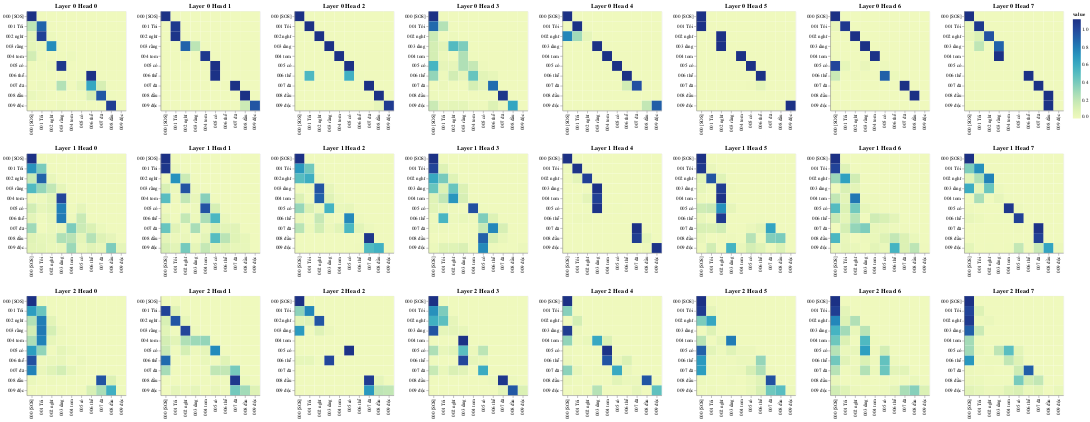

The notebook cell saved with this chart:
### Code cell
# De                                     zcoder Self-Attention
get_all_attention_maps("decoder", layers, heads, decoder_input_tokens, decoder_input_tokens, min(20, sentence_len))
